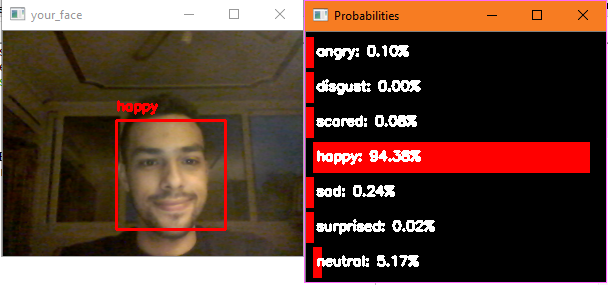
#> input picture Emotion-recognition-master/emotions/Happy.PNG, 608 x 285 px, given in place of the camera
$ python 'face tracking v1.py'
#> lines starting #> are read from the running program, lines starting #| are printed output that depends on the picture; after the words box and inside, x2 and y2 are one past the last pixel; in counts of white or black regions, pixels touching at a corner belong together
import cv2 as cv

# saves the classifier
face_cascade = cv.CascadeClassifier('haarcascade_frontalface_default.xml')

# Get the video from Pi Camera.
# Legacy Camera function HAS TO BE ENABLED
cap = cv.VideoCapture(0)

FRAME_WIDTH = 320
FRAME_HEIGHT = 200

LINES_WIDTH = FRAME_WIDTH // 3 # x value
LINE_HEIGHT = FRAME_HEIGHT // 2 # y value

# Resizes the camera so it won't lag that much
cap.set(cv.CAP_PROP_FRAME_WIDTH,  320);
cap.set(cv.CAP_PROP_FRAME_HEIGHT, 200);

while True:
    # boolean and pixels of each frame
    ret, img = cap.read()
#> img is the input picture: shape (285, 608, 3); mean B, G, R 53.3, 65.4, 93.7

    # if the booleans return false, it means it was not possible to retrieve a image from the pi camera
    if ret == False:

      print("Error getting image.")
      continue

    # draws imaginary lines - WIDTH
    cv.line(img, (LINES_WIDTH, 0), (LINES_WIDTH, FRAME_HEIGHT), (0, 255, 0), 2) # left vertical line
    cv.line(img, (2*LINES_WIDTH, 0), (2*LINES_WIDTH, FRAME_HEIGHT), (0, 255, 0), 2) # right vertical line

    # draw imaginary line - HEIGHT
    cv.line(img, (0, LINE_HEIGHT), (FRAME_WIDTH, LINE_HEIGHT), (0, 255, 0), 2) # horizontal line
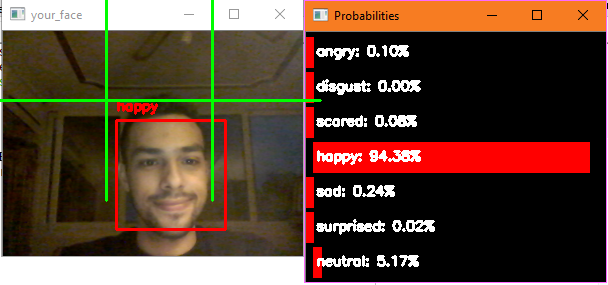
#> img: shape (285, 608, 3); mean B, G, R 52.7, 67.7, 92.6

    # The camera is upside down, so we flipped 180 degress
    img = cv.flip(img, -1)
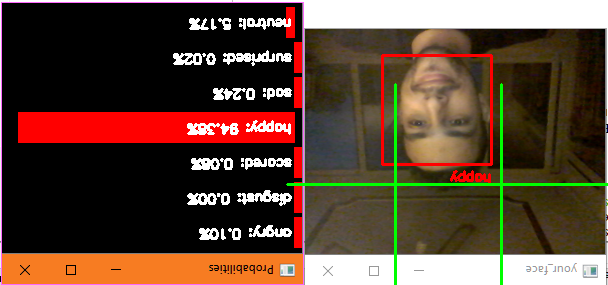
#> img: shape (285, 608, 3); mean B, G, R 52.7, 67.7, 92.6

    # Change to grayscale so the classifiers are more accurate
    gray = cv.cvtColor(img, cv.COLOR_BGR2GRAY)
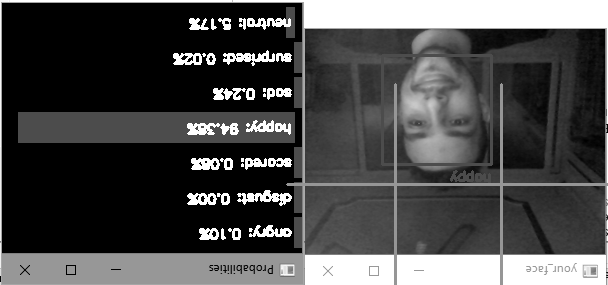
#> gray: shape (285, 608); min 0, max 255, mean 73.5
    gray = cv.equalizeHist(gray)
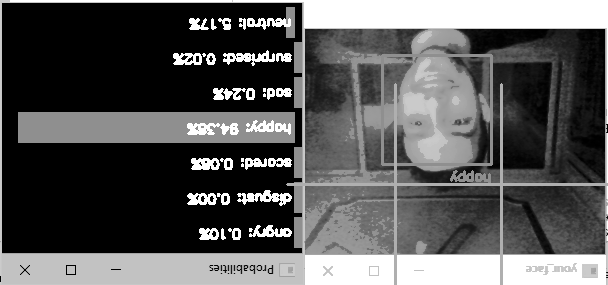
#> gray: shape (285, 608); min 0, max 255, mean 87.8

    # detects the face
    faces = face_cascade.detectMultiScale(img, 1.1, 5)
#> faces = [[388, 50, 103, 103]]

    # draws a rectangle on the detected face
    for (x, y, w, h) in faces:
        cv.rectangle(img, (x, y), (x+w, y+h), (255, 0, 0), 2)
#> this loop made 1 pass
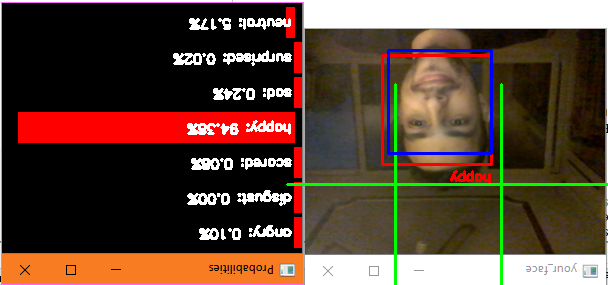
#> img: shape (285, 608, 3); 0.71% of pixels changed, all inside (x1, y1, x2, y2) = (387, 49, 493, 155)

    # prioritize the first detected face
    first_face = faces[:1]
#> first_face = [[388, 50, 103, 103]]

    for (x, y, w, h) in first_face:
        mid_point_x = x + (w) // 2
        mid_point_y = y

        print(f'{x} {y} {w} {h} - midpoint x: {mid_point_x}')
        # mid point crosses vertical left line
        if mid_point_x < LINES_WIDTH:
            print('move left')

        if mid_point_x > LINES_WIDTH and mid_point_x < 2*LINES_WIDTH:
            print('centralized')

        # mid point crosses vertical right line
        if mid_point_x > 2*LINES_WIDTH:
            print('move right')

        # mid point crosses the horizontal line
        if mid_point_y > LINE_HEIGHT:
            print('move down')

        # mid point crosses the imaginary top horizontal line
        if mid_point_y < 15:
            print('move up')
#> this loop made 1 pass
#> (x, y, w, h, mid_point_x, mid_point_y) on pass 1: (388, 50, 103, 103, 439, 50)
#| 388 50 103 103 - midpoint x: 439
#| move right

    # shows the video
    cv.imshow('Pi Camera', img)

    # if the user types 'esc' it will close the program
    esc = cv.waitKey(30) & 0xff
#> (key Esc is pressed here)

    if esc == 27:
        break

# close all the processess and windows
cap.release()
cv.destroyAllWindows()

$ run again, on Emotion-recognition-master/emotions/angry.PNG
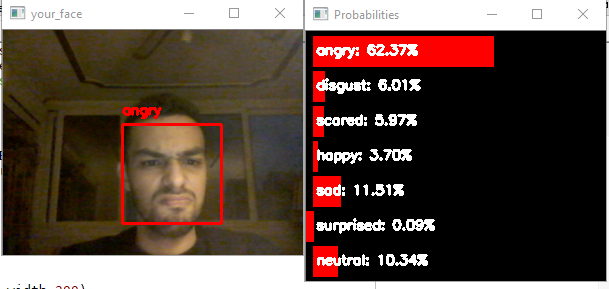
#> input picture Emotion-recognition-master/emotions/angry.PNG, 609 x 289 px, given in place of the camera
#> img is the input picture: shape (289, 609, 3); mean B, G, R 66.1, 74.8, 92.2
#> `gray = cv.equalizeHist(gray)`:
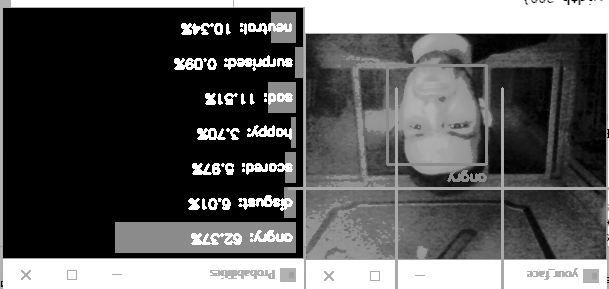
#> gray: shape (289, 609); min 0, max 255, mean 90
#> faces = [[396, 65, 86, 86]]
#> the loop `for (x, y, w, h) in faces:` made 1 pass
#> after the loop `for (x, y, w, h) in faces:`:
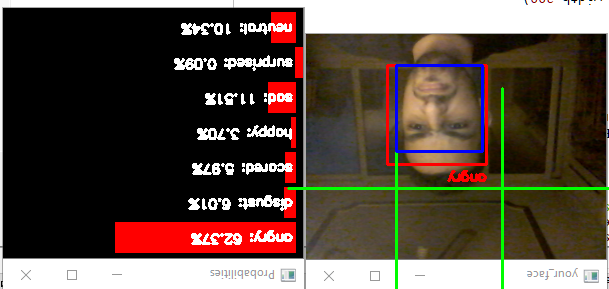
#> img: shape (289, 609, 3); mean B, G, R 66.8, 76.5, 90.5
#> the loop `for (x, y, w, h) in first_face:` made 1 pass
#> (x, y, w, h, mid_point_x, mid_point_y) on pass 1: (396, 65, 86, 86, 439, 65)
#> (printed output is left out)
